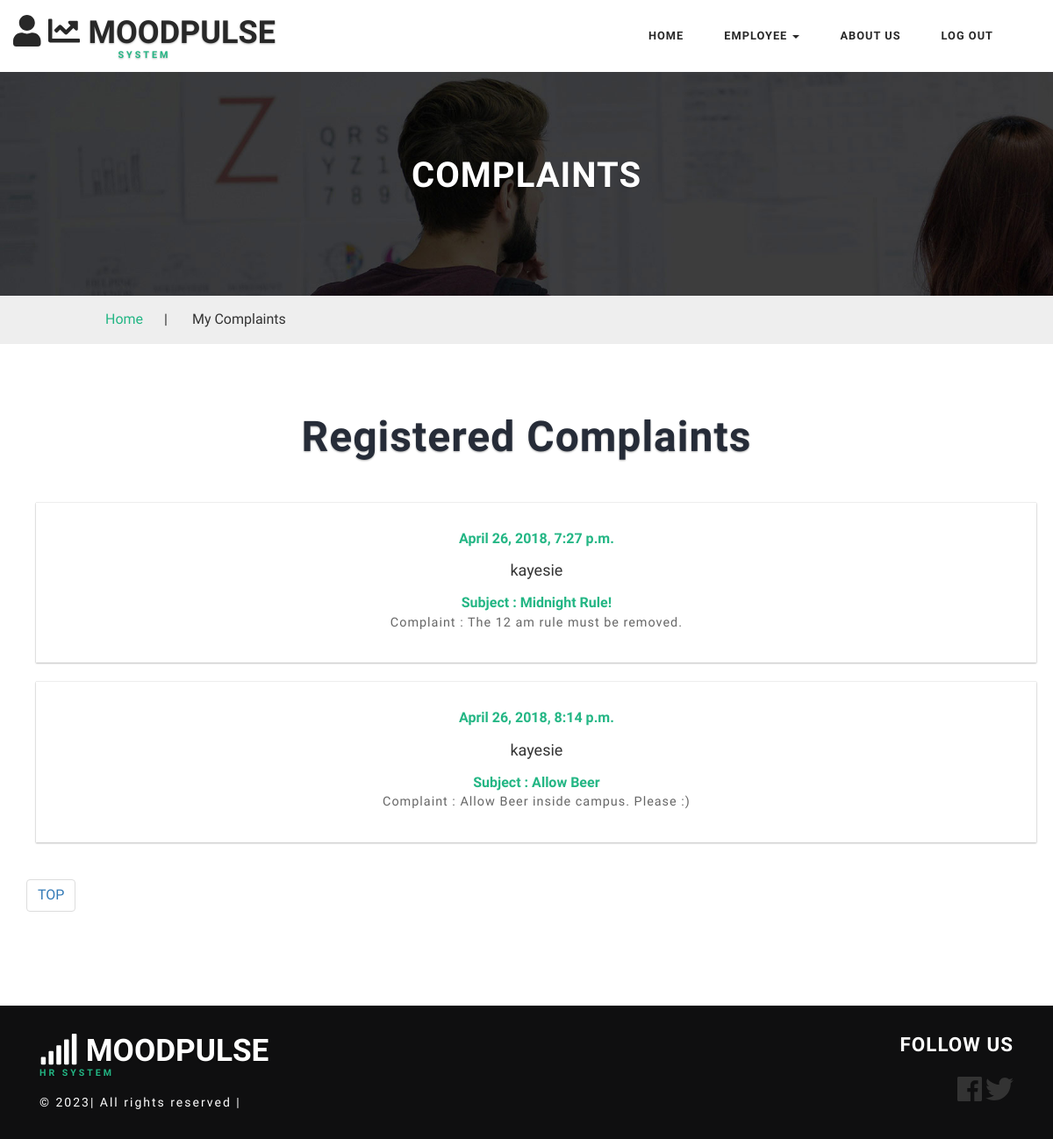
Page /HR/complaints/ (signed in) on the committed database.
### HR/models.py (models this page shows, shortened)
class Complaints(models.Model):
    id = models.BigAutoField(primary_key=True)
    complaint = models.ForeignKey(User, on_delete=models.CASCADE)
    subject = models.TextField()
    date_time = models.DateTimeField()
    complaint_text = models.TextField()
    complainant = models.CharField(max_length=50)
    choice = (('0', 'Pending'), ('1', 'Resolved'))
    status = models.CharField(max_length=10, choices=choice)

### HR/views.py (the view)
# urls.py: path('complaints/', views.complaints, name='complaints'),
def complaints(request):
    context = {}
    comp = []
    user = User.objects.get(username=request.user.username)
    if user.is_superuser:
        complaint = Complaints.objects.all()
        for i in complaint:
            comp.append(i)
    else:
        complaint = Complaints.objects.filter(complaint=user)
        for i in complaint:
            comp.append(i)
    context['complaints'] = comp
    return render(request, 'HR/complaints.html', context)

### HR/templates/HR/complaints.html (shortened to what this page needs)
<!DOCTYPE html>
<html>
{% load static %}
<head>
    <link href="{% static 'HR/bootstrap.css' %}" rel="stylesheet" type="text/css" media="all"/>
    <link href="{% static 'HR/style.css' %}" rel="stylesheet" type="text/css" media="all"/>
</head>
<body>
<div class="header" id="home">
    <div class="content white agile-info">
        <nav class="navbar navbar-default" role="navigation">
            <div class="container">
                <div class="navbar-header">
                    <a class="navbar-brand" href="{% url 'HR:home' %}">
                        <h1>
                            <i class="fas fa-user"></i>
                            <i class="fas fa-chart-line"></i>
                            MoodPulse<label>System</label>
                          </h1>
                    </a>
                </div>
                <div class="collapse navbar-collapse" id="bs-example-navbar-collapse-1">
                    <nav class="link-effect-2" id="link-effect-2">
                        <ul class="nav navbar-nav">
                            <li><a href="{% url 'HR:home' %}" class="effect-3">Home</a></li>
                            {% if user.is_authenticated %}
                            {% if user.is_superuser %}
                             <li class="dropdown">
                                <a href="#" class="dropdown-toggle effect-3" data-toggle="dropdown">Admin<b
                                        class="caret"></b></a>
                                <ul class="dropdown-menu multi-column columns-2">
                                    <div class="row">
                                        <div class="col-sm-6">
                                            <ul class="multi-column-dropdown">
                                                <li><a href="{% url 'HR:dashboard' %}">Dashboard</a></li>
                                                <li class="divider"></li>
                                                <li  class="active"><a href="{% url 'HR:complaints' %}">Complaints</a></li>
                                                <li class="divider"></li>
                                                <li><a href="{% url 'HR:feedback' %}">Feedback</a></li>
                                            </ul>
                                        </div>
                                    </div>
                                </ul>
                            </li>
                            {% else %}
                            <li class="dropdown">
                                <a href="#" class="dropdown-toggle effect-3" data-toggle="dropdown">Employee <b
                                        class="caret"></b></a>
                            </li>
                            {% endif %}{% endif %}
                            <li><a href="{% url 'HR:about' %}" class="effect-3">About us</a></li>
                            {% if user.is_authenticated %}
                            <li><a href="{% url 'HR:logout' %}" class="effect-3">Log Out</a></li>
                            {% else %}
                            <li><a href="{% url 'HR:login' %}" class="effect-3">Log In</a></li>
                            {% endif %}
                        </ul>
                    </nav>
                </div>
            </div>
        </nav>
    </div>
</div>
	<div class="inner_page_agile">
		<h3>Complaints</h3>
	</div>
	<div class="services-breadcrumb_w3layouts">
		<div class="inner_breadcrumb">
			<ul class="short_w3ls"_w3ls>
				<li><a href="{% url 'HR:home' %}">Home</a><span>|</span></li>
				{% if user.is_superuser %}
                <li>Complaints</li>
                {% else %}
                <li>My Complaints</li>{% endif %}
			</ul>
		</div>
	</div>
	<div class="inner_content_info_agileits">
		<div class="container">
			<div class="tittle_head_w3ls">
				<h3 class="tittle">Registered Complaints</h3>
			</div>
			<div class="inner_sec_grids_info_w3ls">
				{% for c in complaints %}
                <div class="col-md-14 blog-grid one" style="width:100%">
					<div class="col-md-14-offset-2 events_info">
						<h5>{{c.date_time}}</h5>
						<h4>{{c.complainant}}</a></h4>
                        <h5>Subject : {{c.subject}}</h5>
						<p>Complaint : {{c.complaint_text}}</p>
					</div>
				</div>
                {% endfor %}
                <ul class="pagination paging w3-agileits-paging">
						<li>
							<a href="#" aria-label="TOP">TOP
					  </a>
					</ul>
			</div>
		</div>
	</div>
<div class="footer_w3ls">
    <div class="container">
        <div class="footer_bottom">
            <div class="col-md-9 footer_bottom_grid">
                <div class="footer_bottom1">
                    <a href="{% url 'HR:home' %}">
                        <h2><span class="fa fa-signal" aria-hidden="true"></span> MoodPulse <label>Hr SYSTEM</label>
                        </h2>
                    </a>
                    <p>© 2023| All rights reserved | <a href="http://w3layouts.com"></a></p>
                </div>
            </div>
            <div class="col-md-3 footer_bottom_grid">
                <h6>Follow Us</h6>
                <div class="social">
                    <ul>
                        <li><a href="https://www.facebook.com/akshay.garg.1481"><i class="fab fa-facebook fa-2x"></i></a></li>
                        <li><a href="https://twitter.com/MayankJindalMJ"><i class="fab fa-twitter fa-2x"></i></a></li>
                    </ul>
                </div>
            </div>
            <div class="clearfix"></div>
        </div>
    </div>
</div>
</body>
</html>

### HR/static/HR/style.css (style rules this page uses)
html, body { margin: 0; font-size: 100%; background: #fff; font-family: 'Work Sans', sans-serif; }
body a { text-decoration: none; transition: 0.5s all; -webkit-transition: 0.5s all; -moz-transition: 0.5s all; -o-transition: 0.5s all; -ms-transition: 0.5s all; }
h1, h2, h3, h4, h5, h6 { margin: 0; font-family: 'Work Sans', sans-serif; }
p { margin: 0; letter-spacing: 1px; font-size: 0.9em; }
ul { margin: 0; padding: 0; }
label { margin: 0; }
.content { margin: 0; padding: 0px; }
.navbar-nav { float: right; margin: 0; }
.content.white { background: #fff; padding: 1em 0; }
.navbar { position: relative; min-height: 50px; margin-bottom: 0!important; border: 1px solid transparent; }
.navbar-default { background-color: #fff; border-color: #fff; }
.navbar-brand { float: left; padding: 0!important; font-size: 18px; line-height: 0px!important; height: 0px!important; text-transform: uppercase; text-shadow: 0 1px 2px rgba(0, 0, 0, 0.29); }
.navbar-default a.navbar-brand h1 { color: #282828; font-weight: bold; }
.navbar-default .navbar-nav>li>a { color: #282828; font-size: 0.8em; letter-spacing: 1px; font-weight: 600; text-transform: uppercase; padding: 14px 8px; }
.navbar-nav>li>a { padding-top: 18px; padding-bottom: 15px; }
.navbar-default .navbar-brand label { color: #23B684; display: block; font-size: 0.3em; text-align: center; letter-spacing: 3px; }
.effect-3 { overflow: hidden; }
.effect-3:before { left: -1px; bottom: 0; width: 100%; height: 2px; background: #23B684; content: ''; position: absolute; transition: transform .5s ease; transform: translateX(-100%); -webkit-transform: translateX(-100%); -moz-transform: translateX(-100%); -o-transform: translateX(-100%); -ms-transform: translateX(-100%); }
.navbar-nav>li { float: left; margin: 0 15px; }
h3.tittle { color: #262c38; margin: 0; font-size: 3em; font-weight: 700; letter-spacing: 1px; text-align: center; text-shadow: 0 1px 2px rgba(0, 0, 0, 0.33); }
.inner_sec_grids_info_w3ls { margin-top: 4em; }
.inner_page_agile h3 { color: #fff; text-transform: uppercase; font-weight: 700; font-size: 2.5em; text-shadow: 0 1px 2px rgba(0, 0, 0, 0.29); letter-spacing: 1px; }
.services-breadcrumb_w3layouts { width: 100%; border: none; padding: 1em 0; background: #eee; }
.services-breadcrumb_w3layouts ul li span { padding: 0 1.5em; }
ul.short_w3ls { text-align: left; }
ul.short_w3ls li { list-style: none; display: inline-block; }
.inner_breadcrumb { width: 80%; margin: 0 auto; }
ul.short_w3ls li a { color: #23b684; text-decoration: none; }
.inner_content_info_agileits { padding: 6em 0; }
.blog-grid p { color: #666; line-height: 1.9em; padding: 0 1em; }
.events_info h4 { margin: 1em 0; }
.events_info { padding: 2em 1em; }
.blog-grid { text-align: center; background: #FFFFFF; box-shadow: 0 0px 1px rgb(168, 168, 168), 0 1px 2px rgba(0, 0, 0, .24); padding: 0; width: 31%; margin: 0 1%; }
.events_info h5 { font-size: 1em; font-weight: 600; color: #23b684; }
.blog-grid.one { margin-bottom: 1.4em; }
.footer_bottom1 a { display: inline-block; }
.footer_w3ls { background: #0f0f10; }
.footer_bottom_grid:nth-child(2) { float: right; text-align: right; }
.footer_bottom { padding: 2em 0; }
.footer_bottom h6 { color: #ffffff; font-size: 1.4em; letter-spacing: 1px; margin-bottom: 1em; text-transform: uppercase; font-weight: 700; }
.footer_bottom1 p { color: #fff; font-size: 14px; letter-spacing: 2px; margin-top: 1em; }
.social ul { padding: 0; margin: 0; }
.social ul li { display: inline-block; }
.social ul li a { color: #333; text-align: center; }
.footer_bottom1 label { color: #23B684; display: block; font-size: 0.3em; letter-spacing: 3px; }
.footer_bottom1 h2 { font-size: 2.2em; text-transform: uppercase; text-shadow: 0 1px 2px rgba(0, 0, 0, 0.29); color: #fff; font-weight: 700; }
@media (max-width:1366px) { .inner_sec_grids_info_w3ls { margin-top: 3em; } }
@media (max-width:1366px) { .inner_content_info_agileits, .banner-bottom, .services { padding: 5em 0; } }

### rows in the picture
Complaints: date_time "April 26, 2018, 7:27 p.m.", complainant "kayesie", subject "Midnight Rule!", complaint_text "The 12 am rule must be removed."
Complaints: date_time "April 26, 2018, 8:14 p.m.", complainant "kayesie", subject "Allow Beer", complaint_text "Allow Beer inside campus. Please :)"
